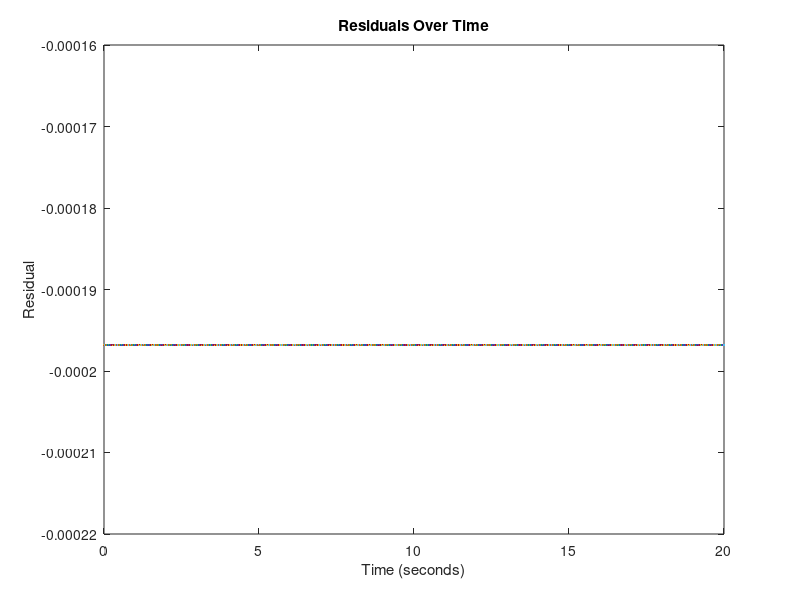

Source code (MATLAB):
% Randomly select the number of states (5 or 10)
n = randi([5, 10]);

% Generate system matrices
A = randn(n, n); % Modify A to ensure stability
while any(real(eig(A)) >= 0)
    A = randn(n,n);
end
B = randn(n, 1); % Assuming single input
C = randn(1, n); % Assuming single output
D = zeros(1, 1); % Assuming D is zero

% Check for Stability
eigenvalues = eig(A);
isStable = all(real(eigenvalues) < 0);

% Step 3: Design a Controller for Closed-Loop Stability
% Desired pole locations for closed-loop
desired_poles1 = -abs(randn(1, n)) - 1; 
K = place(A, B, desired_poles1);

% Step 4: Closed-loop System Analysis
A = A - B*K;

% Check for Observability
O = obsv(A, C);
isObservable = rank(O) == n;

% Display results
disp(['System is Stable: ', num2str(isStable)]);
disp(['System is Observable: ', num2str(isObservable)]);

% Design the Luenberger Observer
% Choose poles for the observer
desired_poles = -1 * (1:n); % Assuming 'n' is the number of states
L = place(A', C', desired_poles)';

% Initialize variables
t = 0:0.01:20; % Time vector
u = ones(length(t), 1); % Column vector for input

% Define the time step for the simulation
dt = 0.01;

% Initialize residuals variable
residuals = zeros(length(t), 1);

x = zeros(n, 1); % Reset initial state
x_hat = zeros(n, 1); % Reset initial estimated state
    for k = 1:length(t)
        w = 0.01 * randn(n, 1); % Process noise vector
        v = 0.01 * randn; % Measurement noise
        % Update actual system
        x_dot = A * x + B * u(k) + w;
        x = x + x_dot * dt;
        y = C * x + D * u(k) + v;
        % Update observer
        y_hat = C * x_hat + D * u(k); % Observer's output estimate
        x_hat_dot = A * x_hat + B * u(k) + L * (y - y_hat);
        x_hat = x_hat + x_hat_dot * dt;
        % Calculate residual
        residuals(k) = (C*x) - (C*x_hat);
    end

% Calculate standard deviation of residuals
std_residual = std(residuals(:));

% Set the threshold using 3-sigma rule
threshold = 3 * std_residual;

% Display the threshold value
disp(['Threshold: ', num2str(threshold)]);
% sys = ss(A, B, C, D);
% lsim(sys, u, t)
% Average the residuals (optional)
average_residuals = mean(residuals, 1);

% Plotting
figure;
plot(t, average_residuals);
xlabel('Time (seconds)');
ylabel('Residual');
title('Residuals Over Time');

% Modify the system matrix A to simulate a fault
A_faulty = A;  % Copy the original A matrix
A_faulty(1,1) = A_faulty(1,1) * 2;  % Example of a modification

% Run simulation with modified A matrix
x = zeros(n, 1); % Reset initial state
x_hat = zeros(n, 1); % Reset initial estimated state
for k = 1:length(t)
    w = 0.01 * randn(n, 1); % Process noise vector
    v = 0.01 * randn; % Measurement noise
    % Update actual system with modified A matrix
    x_dot = A_faulty * x + B * u(k) + w;
    x = x + x_dot * dt;
    y = C * x + D * u(k) + v;
    % Update observer (note: observer still uses the original A matrix)
    y_hat = C * x_hat + D * u(k); 
    x_hat_dot = A * x_hat + B * u(k) + L * (y - y_hat);
    x_hat = x_hat + x_hat_dot * dt;
end
% Calculate residual
residuals_faulty = (C*x) - (C*x_hat);
disp(['Residual_faulty: ', num2str(residuals_faulty)]);
% Check if any residual exceeds the threshold and trigger an alarm
if any(abs(residuals_faulty) > threshold)
    disp('Alarm! Potential fault detected.');
else
    disp('No fault detected.');
end
